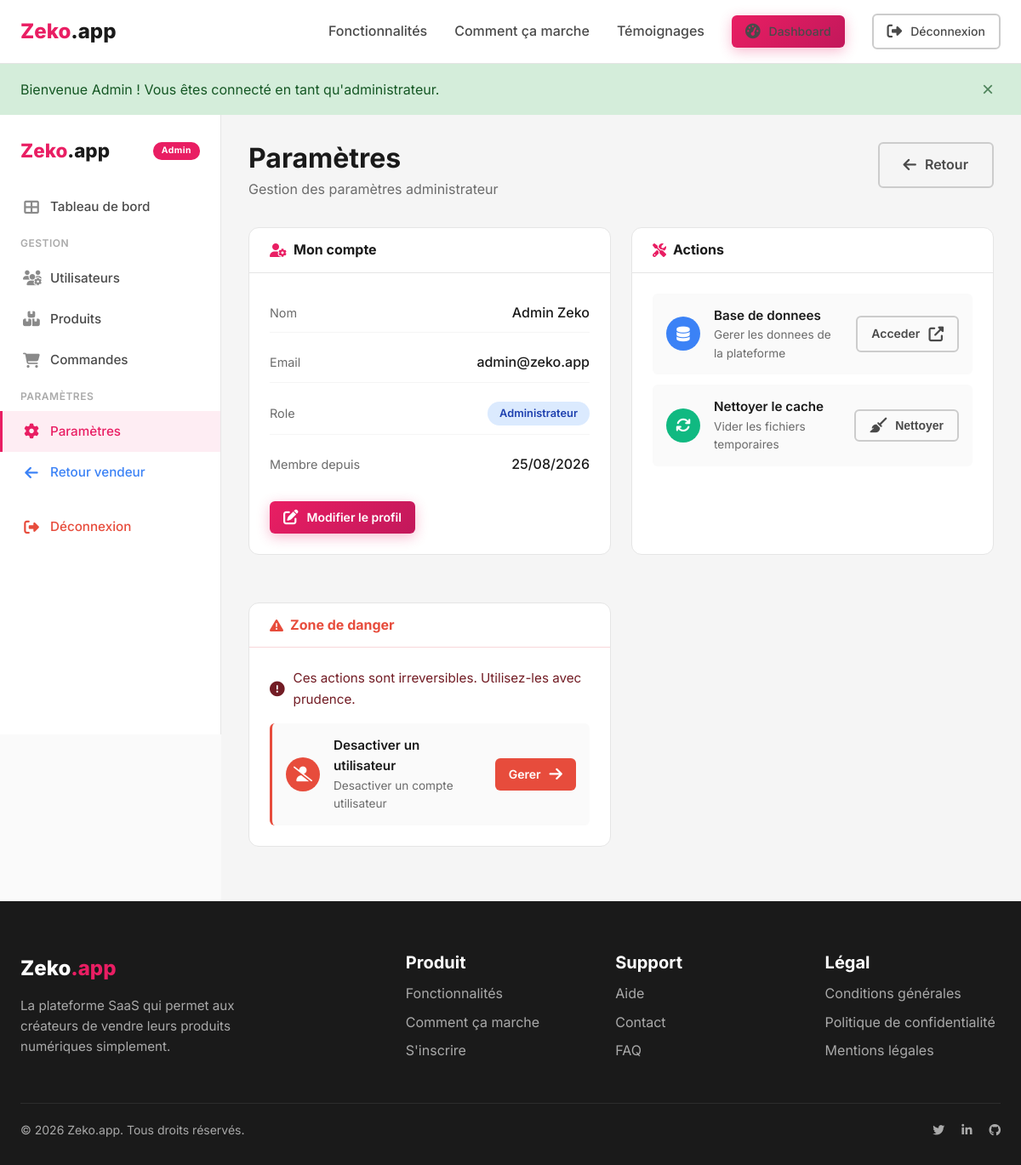
The app's page /admin/settings/index.php (signed in) with its own data.
### tables this page shows
CREATE TABLE users (
    id INT PRIMARY KEY AUTO_INCREMENT,
    first_name VARCHAR(50) NOT NULL,
    last_name VARCHAR(50) NOT NULL,
    email VARCHAR(100) UNIQUE NOT NULL,
    password VARCHAR(255) NOT NULL,
    role ENUM('admin', 'seller') DEFAULT 'seller',
    status ENUM('active', 'inactive') DEFAULT 'active',
    avatar VARCHAR(255),
    created_at TIMESTAMP DEFAULT CURRENT_TIMESTAMP,
    updated_at TIMESTAMP DEFAULT CURRENT_TIMESTAMP ON UPDATE CURRENT_TIMESTAMP,
    INDEX idx_email (email)
);

### includes/functions.php (called while the page is built, shortened)
<?php
function escape($string) {
    return htmlspecialchars($string, ENT_QUOTES, 'UTF-8');
}
function formatDate($date, $format = 'd/m/Y H:i') {
    return date($format, strtotime($date));
}
?>

### admin/settings/index.php (the view, shortened to what this page needs)
<?php
$pdo = getPDO();
$userId = $_SESSION['user_id'];
$stmt = $pdo->prepare("SELECT * FROM users WHERE id = ?");
$stmt->execute([$userId]);
$user = $stmt->fetch();
?>
<div class="dashboard-container">
    <div class="dashboard-header">
        <div>
            <h1>Paramètres</h1>
            <p class="dashboard-subtitle">Gestion des paramètres administrateur</p>
        </div>
        <div class="dashboard-actions">
            <a href="<?php echo APP_URL; ?>admin/dashboard.php" class="btn btn-outline">
                <i class="fas fa-arrow-left"></i> Retour
            </a>
        </div>
    </div>
    <div class="settings-grid">
        <div class="dashboard-card settings-card">
            <div class="card-header">
                <h3><i class="fas fa-user-cog"></i> Mon compte</h3>
            </div>
            <div class="card-body">
                <div class="settings-info-list">
                    <div class="settings-info-item">
                        <span class="settings-info-label">Nom</span>
                        <span class="settings-info-value"><?php echo escape($user['first_name'] . ' ' . $user['last_name']); ?></span>
                    </div>
                    <div class="settings-info-item">
                        <span class="settings-info-label">Email</span>
                        <span class="settings-info-value"><?php echo escape($user['email']); ?></span>
                    </div>
                    <div class="settings-info-item">
                        <span class="settings-info-label">Role</span>
                        <span class="settings-info-value">
                            <span class="badge badge-admin">Administrateur</span>
                        </span>
                    </div>
                    <div class="settings-info-item">
                        <span class="settings-info-label">Membre depuis</span>
                        <span class="settings-info-value"><?php echo formatDate($user['created_at'], 'd/m/Y'); ?></span>
                    </div>
                </div>
                <div class="settings-action">
                    <a href="<?php echo APP_URL; ?>seller/profile.php" class="btn btn-primary btn-sm">
                        <i class="fas fa-edit"></i> Modifier le profil
                    </a>
                </div>
            </div>
        </div>
        <div class="dashboard-card settings-card">
            <div class="card-header">
                <h3><i class="fas fa-tools"></i> Actions</h3>
            </div>
            <div class="card-body">
                <div class="security-actions">
                    <div class="security-action">
                        <div class="security-action-icon" style="background: #3b82f6;">
                            <i class="fas fa-database"></i>
                        </div>
                        <div class="security-action-info">
                            <span class="security-action-label">Base de donnees</span>
                            <span class="security-action-desc">Gerer les donnees de la plateforme</span>
                        </div>
                        <a href="<?php echo APP_URL; ?>phpmyadmin/" target="_blank" class="btn btn-outline btn-sm">
                            Acceder <i class="fas fa-external-link-alt"></i>
                        </a>
                    </div>
                    <div class="security-action">
                        <div class="security-action-icon" style="background: #10b981;">
                            <i class="fas fa-sync"></i>
                        </div>
                        <div class="security-action-info">
                            <span class="security-action-label">Nettoyer le cache</span>
                            <span class="security-action-desc">Vider les fichiers temporaires</span>
                        </div>
                        <button type="button" class="btn btn-outline btn-sm"
                                onclick="alert('Fonctionnalite a venir')">
                            <i class="fas fa-broom"></i> Nettoyer
                        </button>
                    </div>
                </div>
            </div>
        </div>
        <div class="dashboard-card settings-card danger-zone">
            <div class="card-header">
                <h3><i class="fas fa-exclamation-triangle" style="color: #e74c3c;"></i> Zone de danger</h3>
            </div>
            <div class="card-body">
                <p class="danger-description">
                    <i class="fas fa-exclamation-circle"></i>
                    Ces actions sont irreversibles. Utilisez-les avec prudence.
                </p>
                <div class="security-actions">
                    <div class="security-action" style="border-left: 3px solid #e74c3c;">
                        <div class="security-action-icon" style="background: #e74c3c;">
                            <i class="fas fa-user-slash"></i>
                        </div>
                        <div class="security-action-info">
                            <span class="security-action-label">Desactiver un utilisateur</span>
                            <span class="security-action-desc">Desactiver un compte utilisateur</span>
                        </div>
                        <a href="<?php echo APP_URL; ?>admin/users/index.php" class="btn btn-danger btn-sm">
                            Gerer <i class="fas fa-arrow-right"></i>
                        </a>
                    </div>
                </div>
            </div>
        </div>
    </div>
</div>
<?php
$content = ob_get_clean();
include __DIR__ . '/../../includes/header.php';
?>
<div class="app-layout">
    <?php include __DIR__ . '/../../includes/sidebar-admin.php'; ?>
    <main class="main-content">
        <?php echo $content; ?>
    </main>
</div>
<?php
include __DIR__ . '/../../includes/footer.php';
?>

### records on screen
users: first_name+last_name "Admin Zeko", email "admin@zeko.app", created_at "25/08/2026"

### other values on screen
$flash['message'] "Bienvenue Admin ! Vous êtes connecté en tant qu'administrateur."
